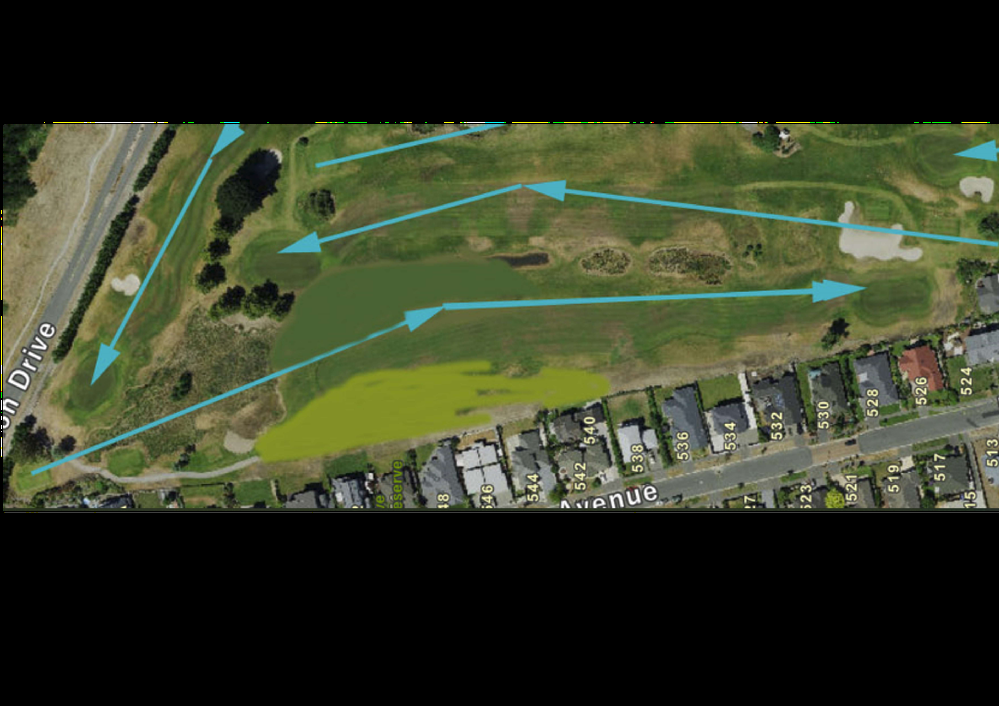
#> input picture 15thScaled.png, 999 x 706 px, shrunk from 3508 x 2480 before the run; the run also reads 1 picture not shown here
$ python golfrotate.py
#> lines starting #> are read from the running program, lines starting #| are printed output that depends on the picture; after the words box and inside, x2 and y2 are one past the last pixel; in counts of white or black regions, pixels touching at a corner belong together
#> further down, background is the input picture: shape (706, 999, 4); mean B, G, R, A 38.3, 58.5, 52.8, 138.7
import numpy as np
import cv2
import uuid

def rotate_image(image, angle):

  #rotates image

  image_center = tuple(np.array(image.shape[1::-1]) / 2)
  rot_mat = cv2.getRotationMatrix2D(image_center, angle, 1.0)
  result = cv2.warpAffine(image, rot_mat, image.shape[1::-1], flags=cv2.INTER_LINEAR)
  return result

def superimpose(background1, foreground1):

    #superimposes "foreground" on top of "background"

    # normalize alpha channels from 0-255 to 0-1
    alpha_background = background1[:,:,3] / 255.0
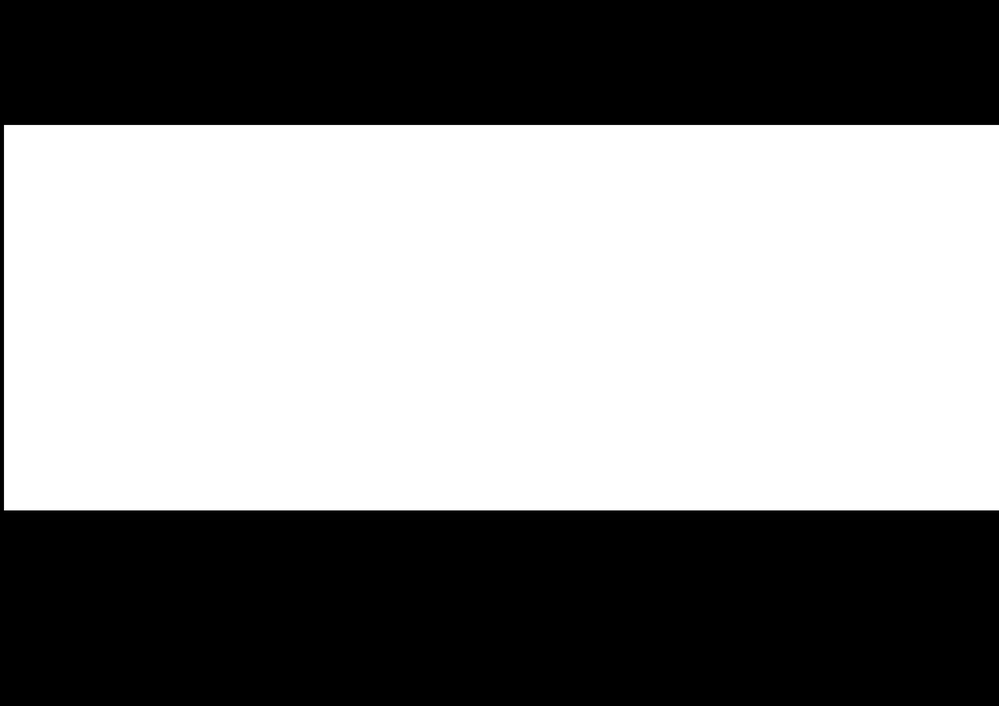
#> alpha_background: shape (706, 999) float64; min 0, max 1, mean 0.544
    alpha_foreground = foreground1[:,:,3] / 255.0
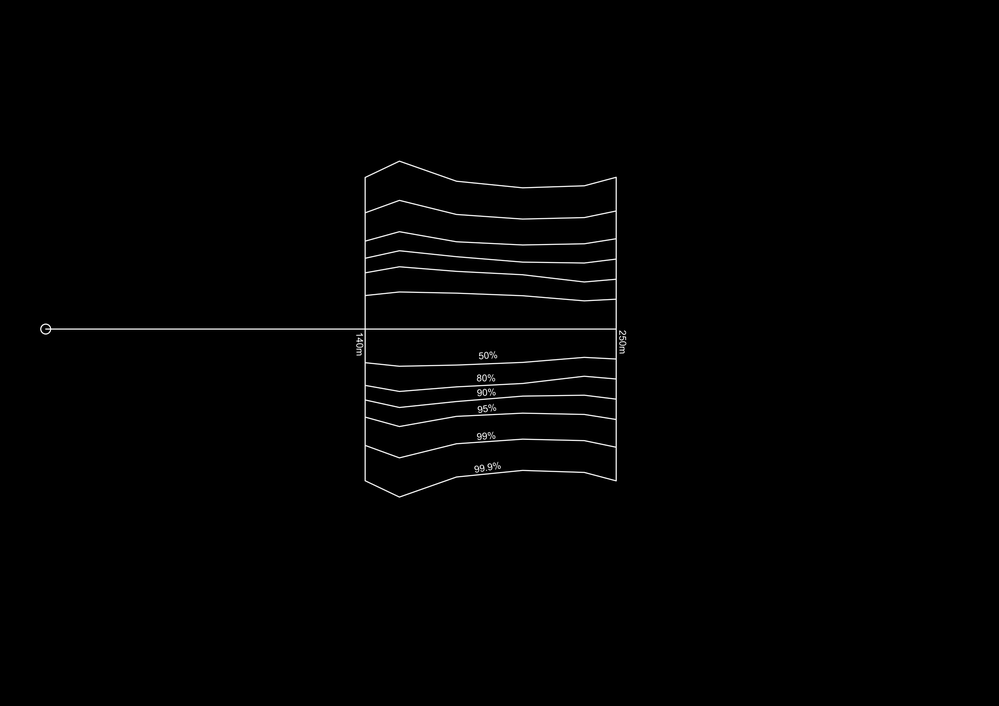
#> alpha_foreground: shape (706, 999) float64; min 0, max 0.996, mean 0.00784

    # set adjusted colors
    background2=background1.copy()
    foreground2=foreground1.copy()

    for color in range(0, 3):
        background2[:,:,color] = alpha_foreground * foreground2[:,:,color] + \
            alpha_background * background2[:,:,color] * (1 - alpha_foreground)
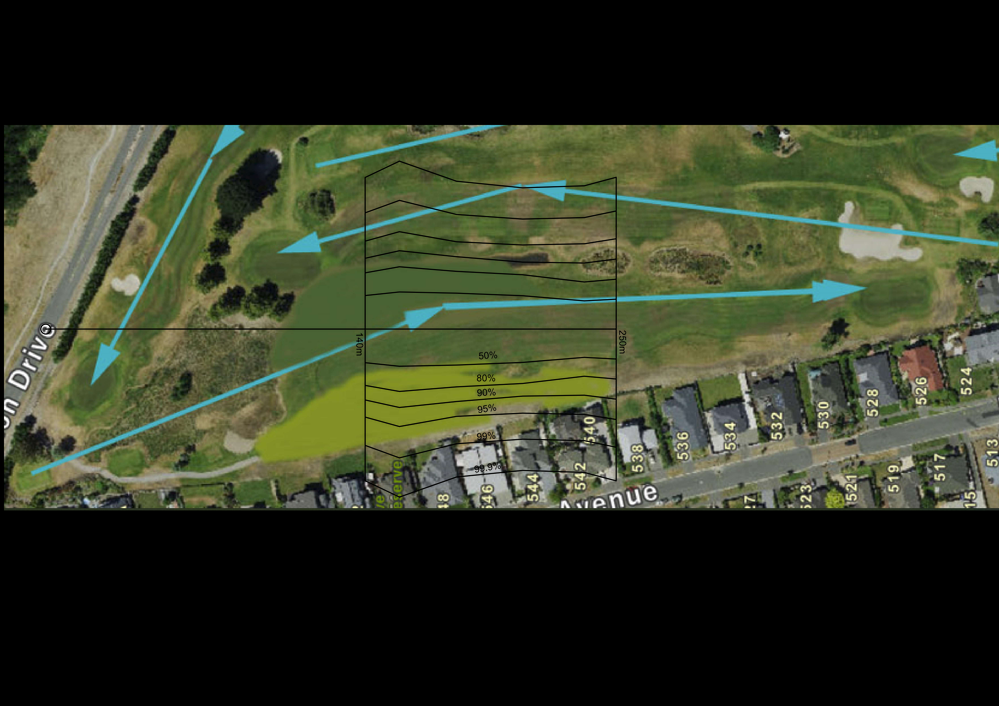
#> background2: shape (706, 999, 4); 3.79% of pixels changed, all inside (x1, y1, x2, y2) = (1, 122, 999, 513)

    # set adjusted alpha and denormalize back to 0-255
    background2[:,:,3] = (1 - (1 - alpha_foreground) * (1 - alpha_background)) * 255

    return background2


def translate(img,hor,vert):

    #shifts the img horizontally and vertically by "hor" and "vert" pixels
    #I think it doesn't wrap

    # The number of pixels
    num_rows, num_cols = img.shape[:2]

    # Creating a translation matrix
    translation_matrix = np.float32([ [1,0,hor], [0,1,vert] ])

    # Image translation
    img_translation = cv2.warpAffine(img, translation_matrix, (num_cols,num_rows))

    return img_translation


# Read in the background and foreground image
# foreground image can be transparent in parts
background = cv2.imread('15thScaled.png',-1)
foreground = cv2.imread('DistroScaled.png',-1)

#Prepare a viewing window (this enables stretching window)
cv2.namedWindow("output", cv2.WINDOW_NORMAL)

#prepare initial iteration
newbackground = superimpose(background,foreground)
cv2.imshow('output',newbackground)

#the main lopp that waits for keyboard input and adjusts image accordingly
while(1):

    k = cv2.waitKey(0)
#> (key Esc is pressed here)
    if k==27:    # Esc key to stop
        break
    elif k==-1:  # normally -1 returned,so don't print it
        continue

#rotation

    elif k==107:  #  "k" - rotate
        newforeground = rotate_image(foreground,1)
        newbackground = superimpose(background,newforeground)
        cv2.imshow('output',newbackground)
        foreground = newforeground.copy()
    elif k==108:  #  "l" - rotate
        newforeground = rotate_image(foreground,-1)
        newbackground = superimpose(background,newforeground)
        cv2.imshow('output',newbackground)
        foreground = newforeground.copy()

#small movements

    elif k==115:  #  "s" - move down
        newforeground = translate(foreground,0,5)
        newbackground = superimpose(background,newforeground)
        cv2.imshow('output',newbackground)
        foreground = newforeground.copy()
    elif k==97:  #  "a" - move left
        newforeground = translate(foreground,-5,0)
        newbackground = superimpose(background,newforeground)
        cv2.imshow('output',newbackground)
        foreground = newforeground.copy()
    elif k==100:  #  "d" - move right
        newforeground = translate(foreground,5,0)
        newbackground = superimpose(background,newforeground)
        cv2.imshow('output',newbackground)
        foreground = newforeground.copy()
    elif k==119:  #  "w" - move up
        newforeground = translate(foreground,0,-5)
        newbackground = superimpose(background,newforeground)
        cv2.imshow('output',newbackground)
        foreground = newforeground.copy()

#large movements

    elif k==103:  #  "g" - move down
        newforeground = translate(foreground,0,50)
        newbackground = superimpose(background,newforeground)
        cv2.imshow('output',newbackground)
        foreground = newforeground.copy()
    elif k==102:  #  "f" - move left
        newforeground = translate(foreground,-50,0)
        newbackground = superimpose(background,newforeground)
        cv2.imshow('output',newbackground)
        foreground = newforeground.copy()
    elif k==104:  #  "h" - move right
        newforeground = translate(foreground,50,0)
        newbackground = superimpose(background,newforeground)
        cv2.imshow('output',newbackground)
        foreground = newforeground.copy()
    elif k==116:  #  "t" - move up
        newforeground = translate(foreground,0,-50)
        newbackground = superimpose(background,newforeground)
        cv2.imshow('output',newbackground)
        foreground = newforeground.copy()

    elif k==112:  #  "p" - save image
        cv2.imwrite('%s.png'%(str(uuid.uuid1())),newbackground)


    #else:
        #print(k)# else print its value  (Debug keys)

# cv2.destroyAllWindows() simply destroys all the windows we created.
cv2.destroyAllWindows()
